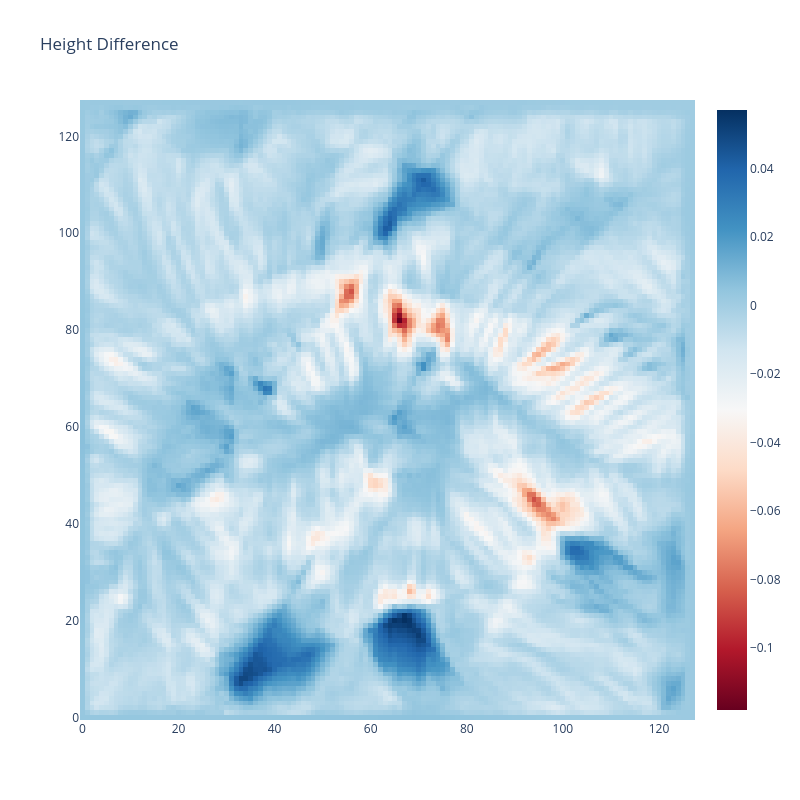

Write notebook code for a chart like this one.
### Code cell
def plot_diff_heatmap(diff):
    fig = go.Figure(data=go.Heatmap(z=diff, colorscale="RdBu"))
    fig.update_layout(height=800, width=800, title="Height Difference")
    fig.show()


height_diff = norm_eroded_height - norm_height
plot_diff_heatmap(height_diff)

### Figure 1 — Plotly figure (JSON) as saved in the notebook; plotly's stock layout.template omitted (floating-point values rounded to 4 significant figures; data arrays with more than 128 entries replaced by an {"elided": "..."} marker saying what was removed)
{"data": [{"colorscale": [[0, "rgb(103,0,31)"], [0.1, "rgb(178,24,43)"], [0.2, "rgb(214,96,77)"], [0.3, "rgb(244,165,130)"], [0.4, "rgb(253,219,199)"], [0.5, "rgb(247,247,247)"], [0.6, "rgb(209,229,240)"], [0.7, "rgb(146,197,222)"], [0.8, "rgb(67,147,195)"], [0.9, "rgb(33,102,172)"], [1, "rgb(5,48,97)"]], "type": "heatmap", "z": {"elided": "128x128 float values"}}], "layout": {"height": 800, "title": {"text": "Height Difference"}, "width": 800}}
